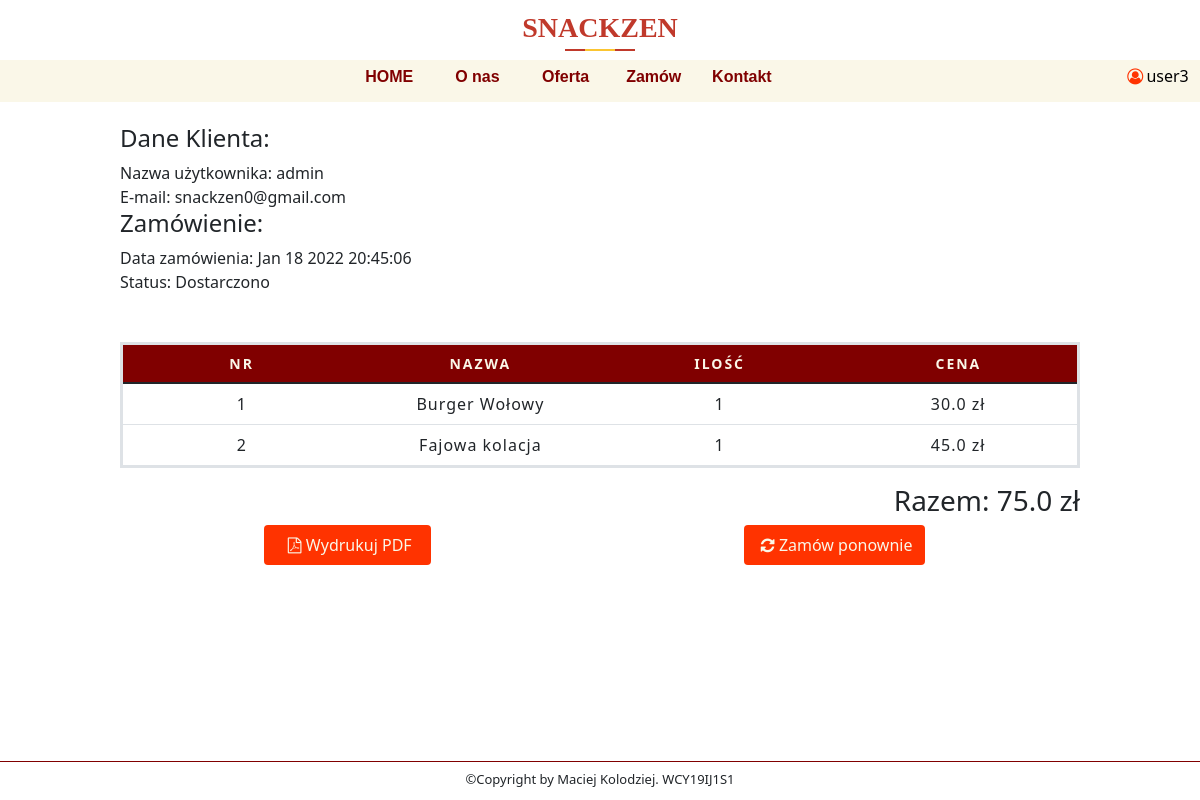
The page /orders/c79bf73d12 (signed in) on the database its author committed.
### Restaurant/models.py (models this page shows, shortened)
class User(db.Model, UserMixin):
    id = db.Column(db.Integer, primary_key=True)
    username = db.Column(db.String(20), unique=True, nullable=False)
    email = db.Column(db.String(120), unique=True, nullable=False)
    password = db.Column(db.String(60), unique=True)

class CustomerOrder(db.Model):
    id = db.Column(db.Integer, primary_key=True)
    invoice = db.Column(db.String(20), unique=True, nullable=False)
    status = db.Column(db.String(20), default='Niezapłacone', nullable=False)
    customer_id = db.Column(db.String(20), unique=False, nullable=False)
    date_created = db.Column(db.DateTime, default=datetime.utcnow, nullable=False)
    orders = db.Column(JsonEcodedDict)

### Restaurant/orders/routes.py (the view)
@order.route('/orders/<invoice>')
@login_required
def orders(invoice):
    if current_user.is_authenticated:
       total = 0
       orders = CustomerOrder.query.filter_by(invoice=invoice).first()
       customer = User.query.filter_by(id=orders.customer_id).first()
       for _key, product in orders.orders.items():
           total += float(product['price']) * int(product['quantity'])
    else:
        return redirect(url_for('users.login'))
    return render_template('user-order.html', menu=menu, invoice=invoice, total=str(total), customer=customer, orders=orders)

### Restaurant/models.py (called while the page is built)
@login_manager.user_loader
def load_user(user_id):
    return User.query.get(int(user_id))

    def process_result_value(self, value, dialect):
        if value is None:
            return {}
        else:
            return json.loads(value)

### Restaurant/templates/user-order.html (shortened to what this page needs)
{% extends "layout.html" %}
{% block content %}
    <div style="background-color: white" id="information-box">
        <div class="information-box-content3">
                <h4>Dane Klienta: </h4>
                Nazwa użytkownika: {{ customer.username }} <br>
                E-mail: {{ customer.email }} <br>
                <h4>Zamówienie: </h4>
                Data zamówienia: {{ orders.date_created.strftime("%b %d %Y %H:%M:%S") }} <br>
                Status: {{ orders.status }} <br>
                <br>
                <br>
                    <table class="table">
                    <thead>
                        <th class="text-center">Nr</th>
                        <th class="text-center">Nazwa</th>
                        <th class="text-center">Ilość</th>
                        <th class="text-center">Cena</th>
                    </thead>
                    <tbody>
                        {% for key, product in orders.orders.items() %}
                            <tr>
                                <td>{{ loop.index }}</td>
                                <td>{{ product.name }}</td>
                                <td>{{ product.quantity }}</td>
                                <td>{{ product.price }} zł</td>
                            </tr>
                        {% endfor %}
                    </tbody>
                </table>
                <h3 style ="text-align: right">Razem: {{ total }} zł</h3>
                <div class="buttons">
                    <form class="form-btn" action="{{url_for('order.get_pdf', invoice=invoice)}}" method="POST">
                        <button class="btn" type='submit'><i class="icon-pdf"></i>Wydrukuj PDF</button>
                    </form>
                    <form class="form-btn" action="{{url_for('order.order_again', invoice=invoice)}}" method="POST">
                        <button class="btn" type='submit'><i class="icon-update"></i>Zamów ponownie</button>
                    </form>
        </div>
    </div>
    </div>
{% endblock %}

### Restaurant/templates/layout.html (shortened to what this page needs)
<!DOCTYPE html>
<html lang="en">
<head>
    <link href="https://cdn.jsdelivr.net/npm/bootstrap@5.1.3/dist/css/bootstrap.min.css" rel="stylesheet">
    <link rel= "stylesheet" type= "text/css" href= "{{ url_for('static',filename='styles/style.css') }}">
    <link rel= "stylesheet" type= "text/css" href= "{{ url_for('static',filename='styles/fontello.css') }}">
</head>
<body>
    <div id="top-bar">
        <div id="res_name">
            <div class="page_title text-center">
                <h3 style="font-family: Food">SNACKZEN</h3>
            </div>
        </div>
        <div id="contest-menu">
            {% for el in menu %}
                <a style="font-weight: bold;color:maroon" class="contest-menu-element" href="{{ url_for(el.url) }}">{{ el.name }} </a>
            {% endfor %}
            {% if current_user.is_authenticated %}
                <div class="contest-menu-element-user">
            <a><i class="icon-user"></i></a>{{ current_user.username }}
            </div>
            {% endif %}
        </div>
    </div>
{% block content %}{% endblock %}
    <footer>
        <p>©Copyright by Maciej Kolodziej. WCY19IJ1S1</p>
    </footer>
</body>
</html>

### Restaurant/static/styles/style.css (style rules this page uses)
body { margin: 0px; height: 100vh; width: 100%; background-color: white; overflow: hidden; }
footer { border-top: groove; border-top-color: #800000; border-width: thin; text-align: center; font-size: small; }
form { width: 100%; display: grid; grid-template-columns: auto auto; grid-gap: 1%; }
footer p { margin-top: 8px; }
#top-bar { position: relative; width: 100%; height: 13%; background-color: white; margin-bottom: .3%; }
#res_name { height: 60%; position: absolute; text-align: center; width: 100%; font-size: 25px; font-weight: lighter; }
#contest-menu { position: absolute; bottom: 2%; background-color: rgb(250,247, 232); text-align: center; width: 100%; height: 40%; }
.contest-menu-element { font-family: Arial Narrow, sans-serif; width: 7%; text-align: center; color: black; display: inline-block; height: 100%; line-height: 2; text-decoration: none; }
.contest-menu-element-user { margin-left: 28%; margin-right: -28%; text-align: center; color: black; display: inline-block; justify-content: right; height: 100%; line-height: 2; text-decoration: none; }
#information-box { height: 81.7%; width: 100%; background-color: rgb(250,247, 232); display: flex; flex-direction: row; justify-content: space-around; }
.information-box-content3 { align-self: center; height: 95%; width: 80%; display: flex; flex-direction: column; justify-content: flex-start; overflow-y: auto; }
.icon-user { color: #ff3300; }
table { table-layout: fixed; width: 100%; border-collapse: collapse; border: 3px solid #800000; }
thead { background-color: #800000; color: rgb(250,247, 232); font-size: 0.875rem; text-transform: uppercase; }
tbody td { text-align: center; }
th { letter-spacing: 2px; border: 1px solid #800000; }
td { letter-spacing: 1px; justify-content: space-between; }
.btn { font-size: 1rem; background-color: #ff3300; color: rgb(250,247, 232); border: maroon; padding: .5rem; }
.buttons { display: flex; flex-direction: row; justify-content: space-around; }
.form-btn { width: 20%; }
.page_title { padding: 0px 0px; }
.page_title h3 { color: #c0392b; font-weight: 700; line-height: 2; margin-bottom: 0; position: relative; text-transform: capitalize; }
.page_title h3::before { background: #c0392b; width: 70px; height: 2px; position: absolute; content: ''; top: 90%; left: 50%; transform: translate(-50%, -50%); }
.page_title h3::after { position: absolute; content: ''; background: #fbc531; width: 30px; height: 2px; top: 90%; left: 50%; transform: translate(-50%, -50%); }

### rows shown on the page
User: username "user3"
User: username "admin", email "snackzen0@gmail.com"
CustomerOrder: date_created "Jan 18 2022 20:45:06", status "Dostarczono"

### other values the page prints
{{ el.name }} "HOME" "O nas" "Oferta" "Zamów" "Kontakt"
{{ product.name }} "Burger Wołowy" "Fajowa kolacja"
{{ product.quantity }} "1" "1"
{{ product.price }} "30.0" "45.0"
{{ total }} "75.0"
